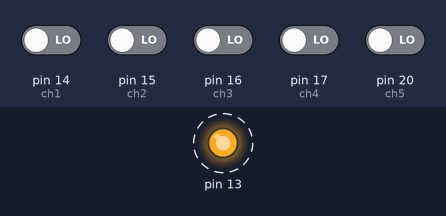
This sketch was run on a simulated Arduino Mega 2560, built with avr-gcc and run on an emulated ATmega2560. On the bench: output pins drawn as LEDs (lit = HIGH). Dashed ring = blinking. Inputs (shaded band) come from the test bench; at power-on: pin 14 (ch1), pin 15 (ch2), pin 16 (ch3), pin 17 (ch4), pin 20 (ch5) LOW.

Above: at 0.2 s.
Timing chart, 0 to 3.0 s (numbered marks = the images above):
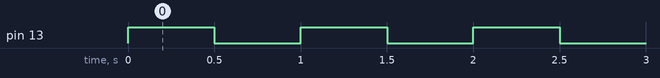

The sketch:

funkeEinlesenUndFunkenNoInterrupt.ino
```cpp
#define HWSERIAL Serial1

int ch1 = 14;
int ch2 = 15;
int ch3 = 16;
int ch4 = 17;
int ch5 = 20;

void setup() {
  // put your setup code here, to run once:
 HWSERIAL.begin(9600);
        pinMode(13,OUTPUT);
        pinMode(ch1,INPUT);
        pinMode(ch2,INPUT);
        pinMode(ch3,INPUT);
        pinMode(ch4,INPUT);
        pinMode(ch5,INPUT);
}

void loop() {
  // put your main code here, to run repeatedly:
for(int i=10;i>0;i--) {
                digitalWrite(13, HIGH);
                HWSERIAL.println(i);
                delay(500);
                digitalWrite(13, LOW);
                delay(500);
              }
                int ch1Data=0;
                int ch2Data=0;
                int ch3Data=0;
                int ch4Data=0;
                int ch5Data=0;

                digitalWrite(13, HIGH);
              int pre = millis();
              for(int i=0;i<100;i++) {
                ch1Data=pulseIn(ch1,HIGH);
                ch2Data=pulseIn(ch2,HIGH);
                ch3Data=pulseIn(ch3,HIGH);
                ch4Data=pulseIn(ch4,HIGH);
                ch5Data=pulseIn(ch5,HIGH);
                }
              int post = millis();
              int diff = post-pre;
              diff = diff/100;
                HWSERIAL.println(ch1Data);
                HWSERIAL.println(ch2Data);
                HWSERIAL.println(ch3Data);
                HWSERIAL.println(ch4Data);
                HWSERIAL.println(ch5Data);
                HWSERIAL.println(diff);
                digitalWrite(13,LOW);
                delay(50000);

}
```

Measured:
- by itself, pin 13: alternates HIGH for 0.50 s and LOW for 0.50 s, 21 changes in all, then stays HIGH
